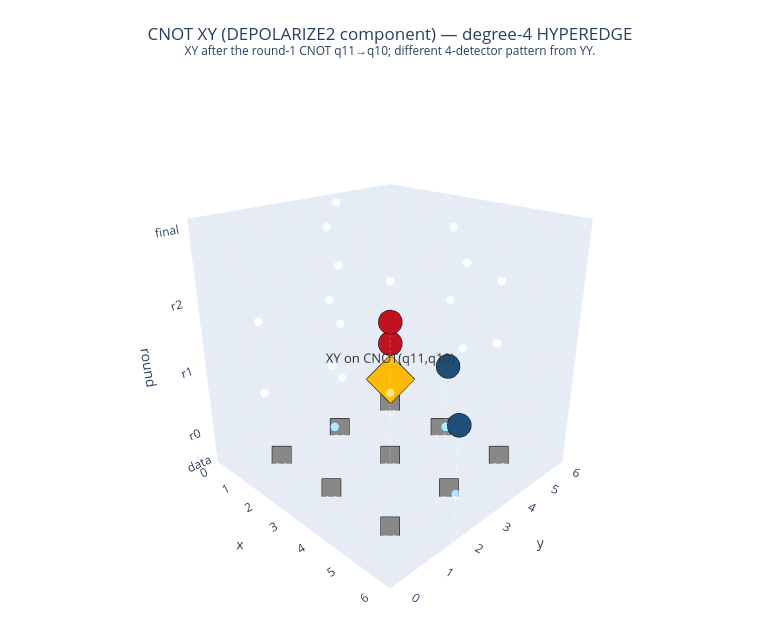

The code cell stored with this chart in its notebook:
### Markdown cell above
## 7. `DEPOLARIZE2` XY on a CNOT → degree 4 HYPEREDGE (different pattern)

Different two-qubit Paulis from the same DEPOLARIZE2 channel produce different hyperedges. XY on `(q11, q10)` at the same injection site fires a **different** 4-detector subset than YY: only the Y on the data qubit contributes both X- and Z-stabilizer flips, while the X on the ancilla propagates forward through the rest of round 1's CNOTs and reaches an additional data qubit.

### Code cell
circ = inject_after_cnot(clean_circuit, cx_idx=6, paulis=[(11, 'X'), (10, 'Y')])
fired = fired_detectors(circ)
print(f"Fired detectors: {fired}  (count = {len(fired)})")

fig = plot_event(
    fired,
    injection=(3.5, 2.5, 1.0, 'XY on CNOT(q11,q10)'),
    title='CNOT XY (DEPOLARIZE2 component) — degree-4 HYPEREDGE',
    subtitle='XY after the round-1 CNOT q11→q10; different 4-detector pattern from YY.'
)
fig.show()

### Figure 1 — Plotly figure (JSON) as saved in the notebook; plotly's stock layout.template omitted (floating-point values rounded to 4 significant figures)
{"data": [{"hoverinfo": "text", "marker": {"color": ["rgba(70,130,180,0.25)", "rgba(70,130,180,0.25)", "rgba(70,130,180,0.25)", "rgba(70,130,180,0.25)", "rgba(214,93,107,0.25)", "rgba(70,130,180,0.25)", "rgba(214,93,107,0.25)", "rgba(70,130,180,0.25)", "rgba(70,130,180,0.25)", "rgba(214,93,107,0.25)", "rgba(70,130,180,0.25)", "rgba(214,93,107,0.25)", "rgba(214,93,107,0.25)", "rgba(70,130,180,0.25)", "rgba(214,93,107,0.25)", "rgba(70,130,180,0.25)", "rgba(70,130,180,0.25)", "rgba(214,93,107,0.25)", "rgba(70,130,180,0.25)", "rgba(214,93,107,0.25)", "rgba(70,130,180,0.25)", "rgba(70,130,180,0.25)", "rgba(70,130,180,0.25)", "rgba(70,130,180,0.25)"], "line": {"width": 0}, "size": 5}, "mode": "markers", "name": "detectors (idle)", "showlegend": false, "text": ["det 0 | round 0 | Z-type", "det 1 | round 0 | Z-type", "det 2 | round 0 | Z-type", "det 3 | round 0 | Z-type", "det 4 | round 1 | X-type", "det 5 | round 1 | Z-type", "det 6 | round 1 | X-type", "det 7 | round 1 | Z-type", "det 8 | round 1 | Z-type", "det 9 | round 1 | X-type", "det 10 | round 1 | Z-type", "det 11 | round 1 | X-type", "det 12 | round 2 | X-type", "det 13 | round 2 | Z-type", "det 14 | round 2 | X-type", "det 15 | round 2 | Z-type", "det 16 | round 2 | Z-type", "det 17 | round 2 | X-type", "det 18 | round 2 | Z-type", "det 19 | round 2 | X-type", "det 20 | round 3 | Z-type", "det 21 | round 3 | Z-type", "det 22 | round 3 | Z-type", "det 23 | round 3 | Z-type"], "type": "scatter3d", "x": [0, 2, 4, 6, 2, 2, 4, 6, 0, 2, 4, 4, 2, 2, 4, 6, 0, 2, 4, 4, 0, 2, 4, 6], "y": [4, 2, 4, 2, 0, 2, 2, 2, 4, 4, 4, 6, 0, 2, 2, 2, 4, 4, 4, 6, 4, 2, 4, 2], "z": [0, 0, 0, 0, 1, 1, 1, 1, 1, 1, 1, 1, 2, 2, 2, 2, 2, 2, 2, 2, 3, 3, 3, 3]}, {"hoverinfo": "text", "marker": {"color": ["#1f4e79", "#c1121f", "#1f4e79", "#c1121f"], "line": {"color": "black", "width": 2}, "size": 14}, "mode": "markers", "name": "fired", "showlegend": false, "text": ["FIRED det 7 | round 1 | Z-type", "FIRED det 9 | round 1 | X-type", "FIRED det 10 | round 1 | Z-type", "FIRED det 14 | round 2 | X-type"], "type": "scatter3d", "x": [6, 2, 4, 4], "y": [2, 4, 4, 2], "z": [1, 1, 1, 2]}, {"hoverinfo": "skip", "line": {"color": "rgba(120,120,120,0.45)", "dash": "dot", "width": 2}, "mode": "lines", "showlegend": false, "type": "scatter3d", "x": [6, 6], "y": [2, 2], "z": [1, -0.5]}, {"hoverinfo": "skip", "line": {"color": "rgba(120,120,120,0.45)", "dash": "dot", "width": 2}, "mode": "lines", "showlegend": false, "type": "scatter3d", "x": [2, 2], "y": [4, 4], "z": [1, -0.5]}, {"hoverinfo": "skip", "line": {"color": "rgba(120,120,120,0.45)", "dash": "dot", "width": 2}, "mode": "lines", "showlegend": false, "type": "scatter3d", "x": [4, 4], "y": [4, 4], "z": [1, -0.5]}, {"hoverinfo": "skip", "line": {"color": "rgba(120,120,120,0.45)", "dash": "dot", "width": 2}, "mode": "lines", "showlegend": false, "type": "scatter3d", "x": [4, 4], "y": [2, 2], "z": [2, -0.5]}, {"hoverinfo": "text", "marker": {"color": "#888888", "line": {"color": "black", "width": 1}, "size": 10, "symbol": "square"}, "mode": "markers+text", "name": "data qubits", "showlegend": false, "text": ["q1", "q3", "q5", "q8", "q10", "q12", "q15", "q17", "q19"], "textfont": {"color": "#333", "size": 10}, "textposition": "bottom center", "type": "scatter3d", "x": [1, 3, 5, 1, 3, 5, 1, 3, 5], "y": [1, 1, 1, 3, 3, 3, 5, 5, 5], "z": [-0.5, -0.5, -0.5, -0.5, -0.5, -0.5, -0.5, -0.5, -0.5]}, {"hoverinfo": "text", "marker": {"color": "#ffba08", "line": {"color": "black", "width": 2}, "size": 16, "symbol": "diamond"}, "mode": "markers+text", "name": "injected error", "showlegend": false, "text": ["XY on CNOT(q11,q10)"], "textfont": {"color": "#333", "size": 13}, "textposition": "top center", "type": "scatter3d", "x": [3.5], "y": [2.5], "z": [1]}], "layout": {"height": 620, "margin": {"b": 0, "l": 0, "r": 0, "t": 80}, "paper_bgcolor": "white", "scene": {"aspectmode": "cube", "bgcolor": "white", "camera": {"eye": {"x": 1.6, "y": -1.6, "z": 1}}, "xaxis": {"gridcolor": "#eee", "showgrid": true, "title": {"text": "x"}, "zeroline": false}, "yaxis": {"gridcolor": "#eee", "showgrid": true, "title": {"text": "y"}, "zeroline": false}, "zaxis": {"gridcolor": "#eee", "showgrid": true, "ticktext": ["data", "r0", "r1", "r2", "final"], "tickvals": [-0.5, 0, 1, 2, 3], "title": {"text": "round"}, "zeroline": false}}, "title": {"text": "CNOT XY (DEPOLARIZE2 component) — degree-4 HYPEREDGE<br><sup>XY after the round-1 CNOT q11→q10; different 4-detector pattern from YY.</sup>", "x": 0.5, "xanchor": "center"}, "width": 780}}
